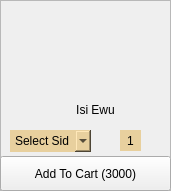
      <widget class="QFrame" name="frame_18">
       <property name="geometry">
        <rect>
         <x>700</x>
         <y>250</y>
         <width>171</width>
         <height>191</height>
        </rect>
       </property>
       <property name="frameShape">
        <enum>QFrame::StyledPanel</enum>
       </property>
       <property name="frameShadow">
        <enum>QFrame::Raised</enum>
       </property>
       <widget class="QLabel" name="label_41">
        <property name="geometry">
         <rect>
          <x>30</x>
          <y>10</y>
          <width>111</width>
          <height>91</height>
         </rect>
        </property>
        <property name="text">
         <string/>
        </property>
        <property name="pixmap">
         <pixmap resource="../icons/place.qrc">:/Assets/7c5ef53e-cd7c-4dbd-b50e-b345c2f0cfbc.jpg</pixmap>
        </property>
        <property name="scaledContents">
         <bool>true</bool>
        </property>
       </widget>
       <widget class="QLabel" name="label_42">
        <property name="geometry">
         <rect>
          <x>55</x>
          <y>100</y>
          <width>81</width>
          <height>20</height>
         </rect>
        </property>
        <property name="styleSheet">
         <string notr="true">background-color: transparent;
padding-bottom: -3;
border: 0;
font: 11pt &quot;Agency FB&quot;;</string>
        </property>
        <property name="text">
         <string>Isi Ewu</string>
        </property>
        <property name="alignment">
         <set>Qt::AlignCenter</set>
        </property>
        <property name="wordWrap">
         <bool>true</bool>
        </property>
       </widget>
       <widget class="QComboBox" name="comboBox_9">
        <property name="geometry">
         <rect>
          <x>10</x>
          <y>130</y>
          <width>81</width>
          <height>22</height>
         </rect>
        </property>
        <property name="styleSheet">
         <string notr="true">border: 0;
background-color: rgb(232, 208, 158);
</string>
        </property>
        <item>
         <property name="text">
          <string>Select Side</string>
         </property>
        </item>
        <item>
         <property name="text">
          <string>Plantain(Side)</string>
         </property>
        </item>
        <item>
         <property name="text">
          <string>Yam(Side)</string>
         </property>
        </item>
        <item>
         <property name="text">
          <string>Potatoe(Side)</string>
         </property>
        </item>
       </widget>
       <widget class="QPushButton" name="isiminus">
        <property name="geometry">
         <rect>
          <x>100</x>
          <y>130</y>
          <width>21</width>
          <height>23</height>
         </rect>
        </property>
        <property name="styleSheet">
         <string notr="true">QPushButton{
border: 0;}
QPushButton:hover{
padding-left: -2px;
}
QPushButton:pressed{
padding-left: -5px;
}</string>
        </property>
        <property name="text">
         <string/>
        </property>
        <property name="icon">
         <iconset resource="../icons/place.qrc">
          <normaloff>:/Assets/minus-hexagon.png</normaloff>:/Assets/minus-hexagon.png</iconset>
        </property>
        <property name="iconSize">
         <size>
          <width>20</width>
          <height>20</height>
         </size>
        </property>
       </widget>
       <widget class="QPushButton" name="isiplus">
        <property name="geometry">
         <rect>
          <x>140</x>
          <y>130</y>
          <width>21</width>
          <height>23</height>
         </rect>
        </property>
        <property name="styleSheet">
         <string notr="true">QPushButton{
border: 0;}
QPushButton:hover{
padding-left: 2px;
}
QPushButton:pressed{
padding-left: 5px;
}</string>
        </property>
        <property name="text">
         <string/>
        </property>
        <property name="icon">
         <iconset resource="../icons/place.qrc">
          <normaloff>:/Assets/plus-hexagon.png</normaloff>:/Assets/plus-hexagon.png</iconset>
        </property>
        <property name="iconSize">
         <size>
          <width>20</width>
          <height>20</height>
         </size>
        </property>
       </widget>
       <widget class="QLabel" name="isi_label">
        <property name="geometry">
         <rect>
          <x>120</x>
          <y>130</y>
          <width>21</width>
          <height>21</height>
         </rect>
        </property>
        <property name="styleSheet">
         <string notr="true">border: 0;
background-color: rgb(232, 208, 158)</string>
        </property>
        <property name="text">
         <string>1</string>
        </property>
        <property name="alignment">
         <set>Qt::AlignCenter</set>
        </property>
       </widget>
       <widget class="QPushButton" name="isicart">
        <property name="geometry">
         <rect>
          <x>0</x>
          <y>156</y>
          <width>171</width>
          <height>35</height>
         </rect>
        </property>
        <property name="styleSheet">
         <string notr="true">QPushButton{
font: 11pt &quot;Agency FB&quot;;}
QPushButton:hover{
background-color: rgb(0, 0, 0);
color: rgb(255, 255, 255)
}</string>
        </property>
        <property name="text">
         <string>Add To Cart (3000)</string>
        </property>
       </widget>
      </widget>
